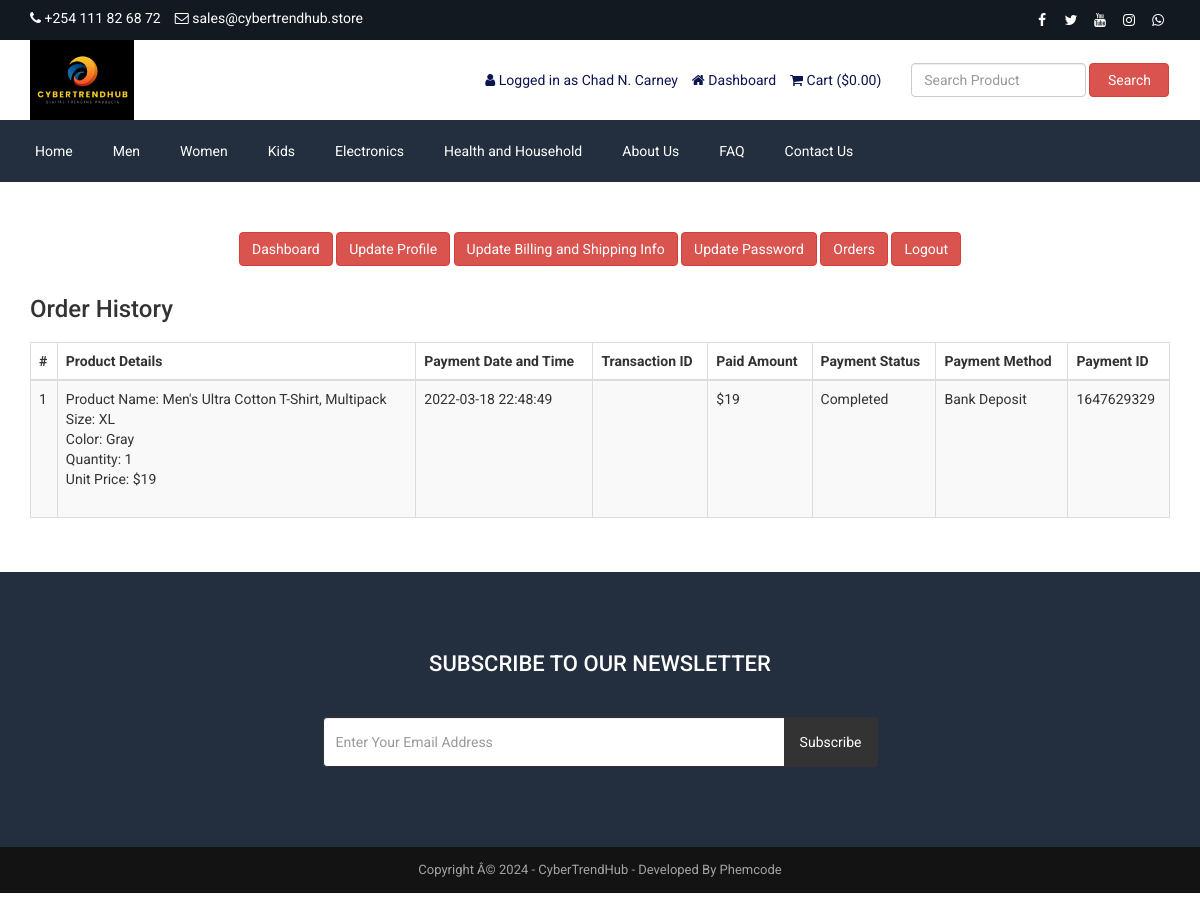
Before: /customer-order.php (signed in) with the older database file.
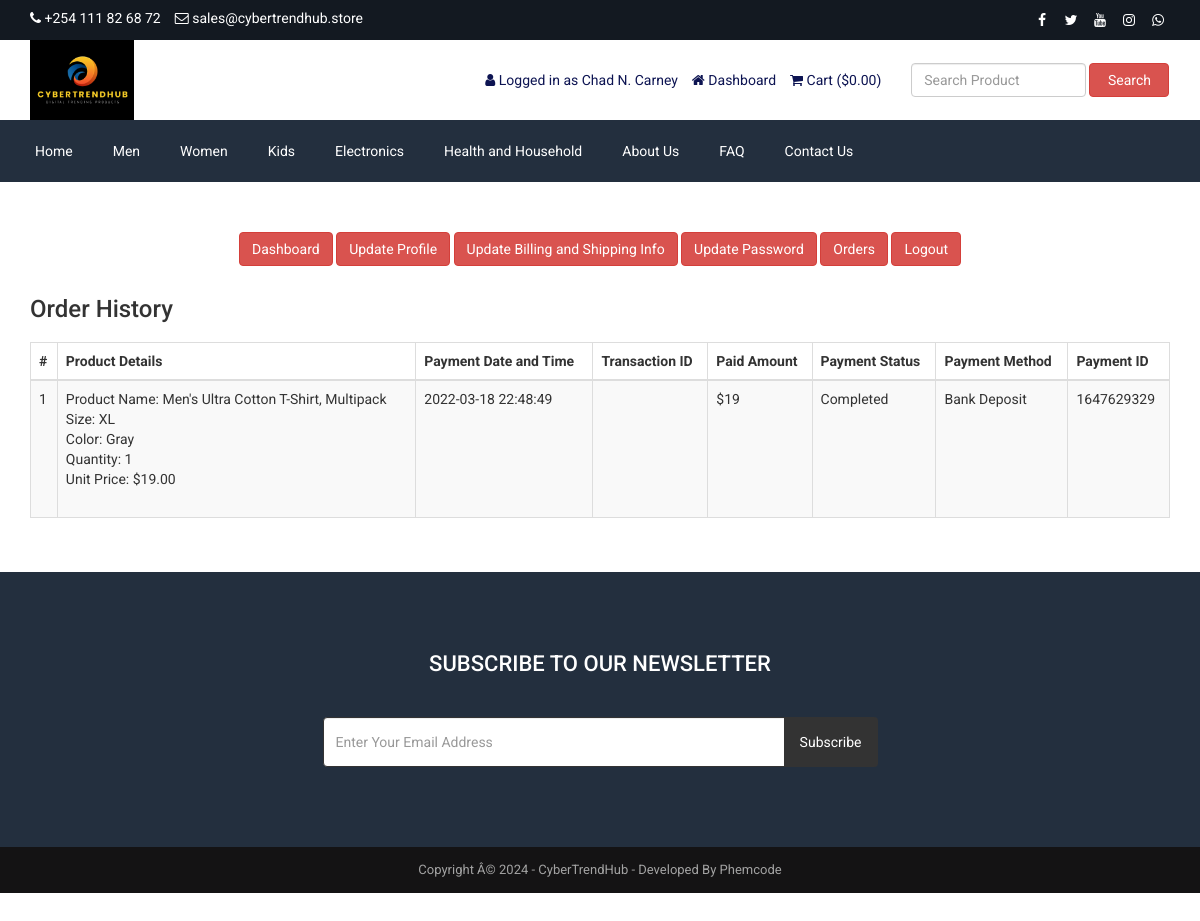
After: the same page with the newer database file.
### tables this page shows
CREATE TABLE `tbl_order` (
  `id` int(11) NOT NULL,
  `product_id` int(11) DEFAULT NULL,
  `product_name` varchar(255) NOT NULL,
  `customer_email` varchar(255) NOT NULL,
  `size` varchar(100) DEFAULT NULL,
  `color` varchar(100) DEFAULT NULL,
  `quantity` int(11) NOT NULL,
  `unit_price` decimal(10,2) NOT NULL,
  `payment_id` varchar(255) NOT NULL,
  `aliexpress_order_id` varchar(100) DEFAULT NULL,
  `cj_order_id` varchar(100) DEFAULT NULL,
  `tracking_number` varchar(100) DEFAULT NULL,
  `carrier` varchar(100) DEFAULT NULL,
  `order_status` varchar(50) DEFAULT 'Pending',
  `shipping_status` varchar(50) DEFAULT 'Processing',
  `estimated_delivery` date DEFAULT NULL,
  `download_code` varchar(32) DEFAULT NULL,
  `created_at` timestamp NOT NULL DEFAULT current_timestamp()
);

### customer-order.php (the view, shortened to what this page needs)
<?php require_once('header.php'); ?>
<div class="page">
    <div class="container">
        <div class="row">
            <div class="col-md-12">
                <?php require_once('customer-sidebar.php'); ?>
            </div>
            <div class="col-md-12">
                <div class="user-content">
                    <h3><?php echo LANG_VALUE_25; ?></h3>
                    <div class="table-responsive">
                        <table class="table table-bordered table-striped table-hover">
                            <thead>
                                <tr>
                                    <th><?php echo '#' ?></th>
                                    <th><?php echo LANG_VALUE_48; ?></th>
                                    <th><?php echo LANG_VALUE_27; ?></th>
                                    <th><?php echo LANG_VALUE_28; ?></th>
                                    <th><?php echo LANG_VALUE_29; ?></th>
                                    <th><?php echo LANG_VALUE_30; ?></th>
                                    <th><?php echo LANG_VALUE_31; ?></th>
                                    <th><?php echo LANG_VALUE_32; ?></th>
                                </tr>
                            </thead>
                            <tbody>
            <?php
            $limit = 10;
            $page = @$_GET['page'];
            if($page)
                $start = ($page - 1) * $limit;
            else
                $start = 0;
            $statement = $pdo->prepare("SELECT * FROM tbl_payment WHERE customer_email=? ORDER BY id DESC LIMIT $start, $limit");
            $statement->execute(array($_SESSION['customer']['cust_email']));
            $result = $statement->fetchAll(PDO::FETCH_ASSOC);
            if ($page == 0) $page = 1;
            ?>
                                <?php
                                $tip = $page*10-10;
                                foreach ($result as $row) {
                                    $tip++;
                                    ?>
                                    <tr>
                                        <td><?php echo $tip; ?></td>
                                        <td>
                                            <?php
                                            $statement1 = $pdo->prepare("SELECT * FROM tbl_order WHERE payment_id=?");
                                            $statement1->execute(array($row['payment_id']));
                                            $result1 = $statement1->fetchAll(PDO::FETCH_ASSOC);
                                            foreach ($result1 as $row1) {
                                                echo 'Product Name: '.$row1['product_name'];
                                                echo '<br>Size: '.$row1['size'];
                                                echo '<br>Color: '.$row1['color'];
                                                echo '<br>Quantity: '.$row1['quantity'];
                                                echo '<br>Unit Price: $'.$row1['unit_price'];
                                                echo '<br><br>';
                                            }
                                            ?>
                                        </td>
                                        <td><?php echo $row['payment_date']; ?></td>
                                        <td><?php echo $row['txnid']; ?></td>
                                        <td><?php echo '$'.$row['paid_amount']; ?></td>
                                        <td><?php echo $row['payment_status']; ?></td>
                                        <td><?php echo $row['payment_method']; ?></td>
                                        <td><?php echo $row['payment_id']; ?></td>
                                    </tr>
                                    <?php
                                }
                                ?>
                            </tbody>
                        </table>
                        <div class="pagination" style="overflow: hidden;">
                    </div>
                </div>
            </div>
        </div>
    </div>
</div>
<?php require_once('footer.php'); ?>

Changed rows visible on the page:
changed tbl_order "Men's Ultra Cotton T-Shirt, Multipack": unit_price "19" → "19.00"
